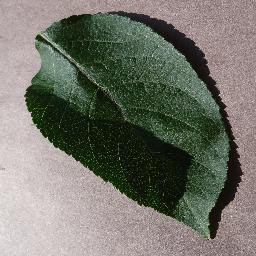
#> input picture org_dataset/healthy/apple_healthy_1011.jpg, 256 x 256 px, found by its file name
$ python without_wavlent.py
#> lines starting #> are read from the running program, lines starting #| are printed output that depends on the picture
import os
import cv2
import numpy as np
import pandas as pd
from skimage.feature import local_binary_pattern
from sklearn.model_selection import train_test_split
from sklearn.preprocessing import StandardScaler
from sklearn.svm import SVC
from sklearn.metrics import accuracy_score, precision_score, recall_score, f1_score, confusion_matrix
import joblib
from tqdm import tqdm
import time  # لحساب الوقت لكل صورة

# ---------------- Settings ----------------
DATASET = r"A:\MY project\v3\org_dataset"
MODEL_DIR = r"A:\MY project\v3\models"
CSV_PATH = r"A:\MY project\v3\lbp_features.csv"

IMG_SIZE = 128
CATEGORIES = ["healthy", "diseased"]

# LBP parameters
RADIUS = 1
N_POINTS = 8 * RADIUS

os.makedirs(MODEL_DIR, exist_ok=True)

# ---------------- Feature Extraction ----------------
def extract_lbp_features(img_path, size=IMG_SIZE):
#> called with size = 128
    img = cv2.imread(img_path, cv2.IMREAD_GRAYSCALE)
#> img: shape (256, 256); min 0, max 236, mean 114.2
    if img is None:
        return None
    img = cv2.resize(img, (size, size))
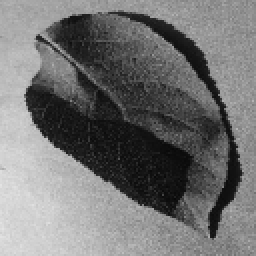
#> img: shape (128, 128) (shown 2 times larger); min 8, max 227, mean 114.4
    lbp = local_binary_pattern(img, N_POINTS, RADIUS, method='uniform')
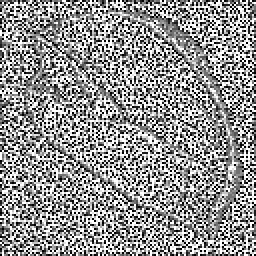
#> lbp: shape (128, 128) float64 (shown 2 times larger); min 0, max 9, mean 5.2; drawn with min black and max white
    hist, _ = np.histogram(lbp.ravel(), bins=np.arange(0, N_POINTS + 3), range=(0, N_POINTS + 2))
#> hist = [2160, 1671, 849, 909, 1013, 1114, 916, 1636, 2491, 3625]
    hist = hist.astype("float")
    hist /= (hist.sum() + 1e-6)  # normalize
#> hist = [0.132, 0.102, 0.0518, 0.0555, 0.0618, 0.068, 0.0559, 0.0999, 0.152, 0.221]
    return hist.tolist()

# ---------------- Load Images ----------------
data = []
labels = []

for label, cat in enumerate(CATEGORIES):
    folder = os.path.join(DATASET, cat)
    if not os.path.exists(folder):
        continue
    for img_name in tqdm(os.listdir(folder), desc=f"Processing {cat}"):
        img_path = os.path.join(folder, img_name)
        feat = extract_lbp_features(img_path)
#> feat has the same summary as hist in extract_lbp_features
        if feat is not None:
            data.append(feat)
            labels.append(label)
#> pass 2 of the loop `for label, cat in enumerate(CATEGORIES):`:
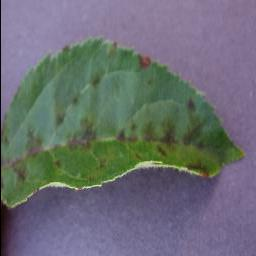
#> input picture org_dataset/diseased/apple_diseased_105.jpg, 256 x 256 px, found by its file name
#> in extract_lbp_features (call 2), `img = cv2.imread(img_path, cv2.IMREAD_GRAYSCALE)`:
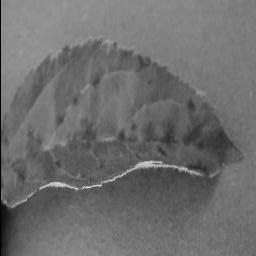
#> img: shape (256, 256); min 0, max 231, mean 109.6
#> in extract_lbp_features (call 2), `lbp = local_binary_pattern(img, N_POINTS, RADIUS, method='uniform')`:
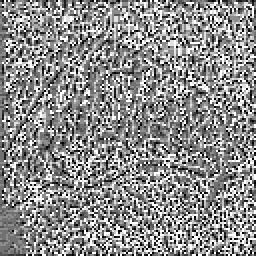
#> lbp: shape (128, 128) float64 (shown 2 times larger); min 0, max 9, mean 4.96; drawn with min black and max white
#> in extract_lbp_features (call 2), `hist, _ = np.histogram(lbp.ravel(), bins=np.arange(0, N_POINTS + 3), r..`: hist = [832, 1289, 997, 1861, 2429, 2293, 1560, 1378, 1516, 2229]
#> in extract_lbp_features (call 2), `hist /= (hist.sum() + 1e-6)`: hist = [0.0508, 0.0787, 0.0609, 0.114, 0.148, 0.14, 0.0952, 0.0841, 0.0925, 0.136]
#> feat has the same summary as hist in extract_lbp_features

# ---------------- Save CSV ----------------
columns = [f'LBP_{i}' for i in range(len(data[0]))]
#> columns = ['LBP_0', 'LBP_1', 'LBP_2', 'LBP_3', 'LBP_4', 'LBP_5', 'LBP_6', 'LBP_7', 'LBP_8', 'LBP_9']
df = pd.DataFrame(data, columns=columns)
#> df = table of 2 rows and 10 columns
df['label'] = labels
df.to_csv(CSV_PATH, index=False)
print(f"\nFeatures saved => {CSV_PATH}")

# ---------------- Train/Test Split ----------------
X = np.array(data)
y = np.array(labels)

#> (the run stopped early here; a loop or call above may not have finished)
